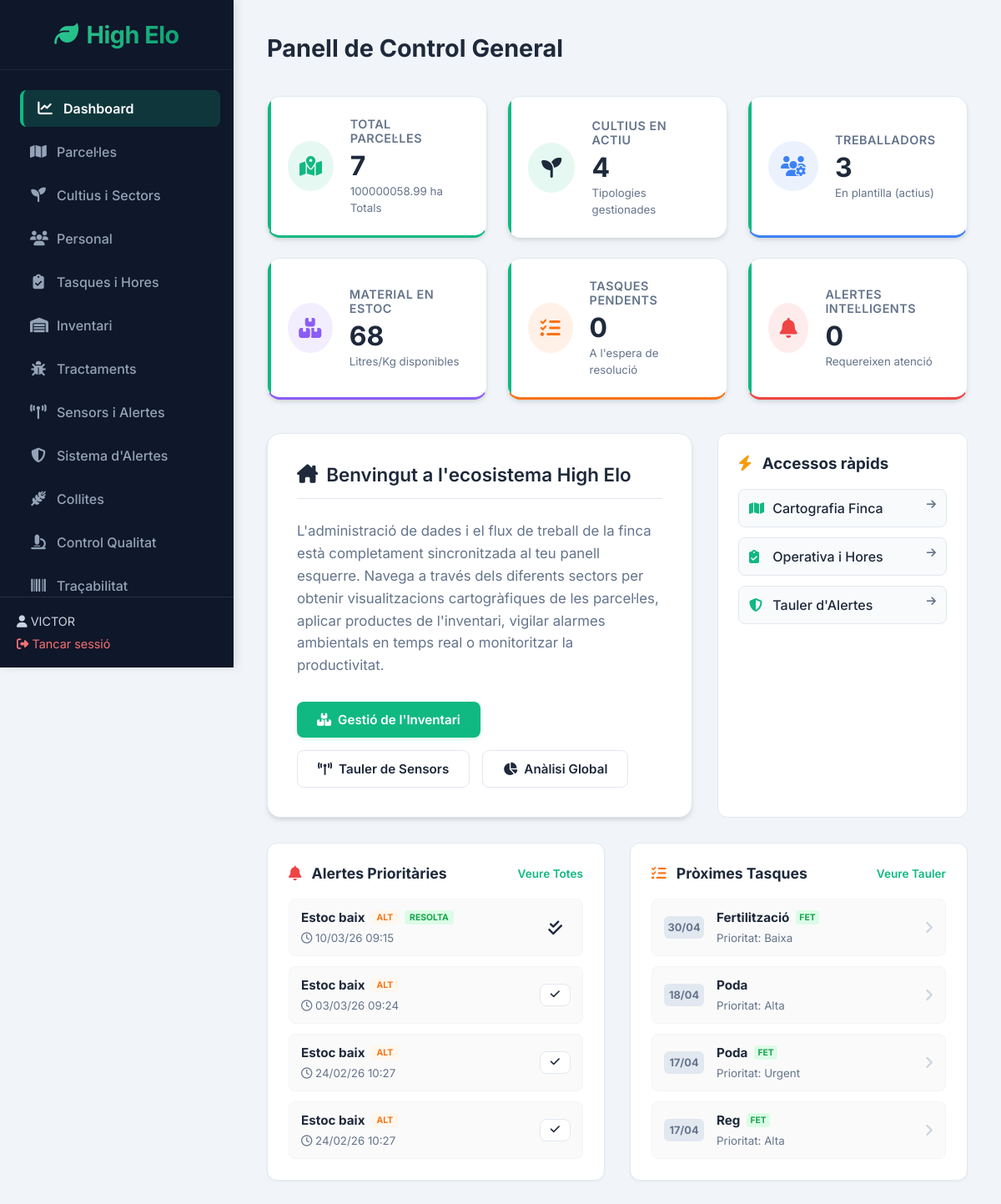
Screenshot of /index.php (signed in) with the database file from the repository.
### tables this page shows
CREATE TABLE `alerta` (
  `id_alerta` int(11) NOT NULL,
  `id_sector` int(11) DEFAULT NULL,
  `tipus_alerta` varchar(100) NOT NULL DEFAULT '',
  `data_generada` datetime NOT NULL DEFAULT current_timestamp(),
  `nivell_urgencia` enum('Baix','Mitjà','Alt','Crític') NOT NULL DEFAULT 'Mitjà',
  `missatge` text NOT NULL,
  `canal_notificacio` varchar(50) DEFAULT NULL,
  `estat` enum('Pendent','Vista','Resolta') NOT NULL DEFAULT 'Pendent',
  `id_usuari_destinatari` int(11) DEFAULT NULL
);

CREATE TABLE `tasques_gestio` (
  `id_tasca` int(11) NOT NULL,
  `tipus` varchar(80) NOT NULL,
  `parcela_id` int(11) DEFAULT NULL,
  `data_tasca` date NOT NULL,
  `durada_estimada` decimal(5,2) DEFAULT 0.00 COMMENT 'hores',
  `treballador_id` int(11) DEFAULT NULL,
  `descripcio` text DEFAULT NULL,
  `prioritat` enum('Baixa','Normal','Alta','Urgent') NOT NULL DEFAULT 'Normal',
  `estat` enum('Pendent','En curs','Completada','Cancel·lada') NOT NULL DEFAULT 'Pendent',
  `created_at` datetime NOT NULL DEFAULT current_timestamp()
);

### index.php (the view, shortened to what this page needs)
<?php
require_once 'config/db.php';
$p = $_GET['p'] ?? 'home';
include 'includes/header.php';
?>
        <?php if ($p === 'home'): ?>
            <div class="top-bar">
                <h2 class="page-title">Panell de Control General</h2>
            </div>
            <?php
            $q_pc = $conn->query("SELECT COUNT(*) as t FROM Parcel·la"); $pc = $q_pc ? $q_pc->fetch_assoc()['t'] : 0;
            $q_sup = $conn->query("SELECT SUM(superficie) as t FROM Parcel·la"); $sup = $q_sup ? round($q_sup->fetch_assoc()['t'], 2) : 0;
            $q_cu = $conn->query("SELECT COUNT(*) as t FROM Cultiu"); $cu = $q_cu ? $q_cu->fetch_assoc()['t'] : 0;
            $q_tr = $conn->query("SELECT COUNT(*) as t FROM Treballador WHERE actiu=1"); $tr = $q_tr ? $q_tr->fetch_assoc()['t'] : 0;
            $q_al = $conn->query("SELECT COUNT(*) as t FROM Alerta WHERE estat = 'Pendent'"); $al = $q_al ? $q_al->fetch_assoc()['t'] : 0;
            $q_es = $conn->query("SELECT SUM(quantitat) as t FROM Inventari"); $es = $q_es ? round($q_es->fetch_assoc()['t'], 2) : 0;
            $q_tq = $conn->query("SELECT COUNT(*) as t FROM Tasques_Gestio WHERE estat = 'Pendent'"); $tq = $q_tq ? $q_tq->fetch_assoc()['t'] : 0;
            ?>
            <div class="dashboard-grid" style="grid-template-columns: repeat(auto-fit, minmax(240px, 1fr));">
                <div class="kpi-card" style="border-bottom: 3px solid var(--primary);">
                    <div class="kpi-icon"><i class="fa-solid fa-map-location-dot"></i></div>
                    <div class="kpi-content">
                        <h3>Total Parcel·les</h3>
                        <p class="kpi-value"><?= $pc ?></p>
                        <small style="color:var(--text-muted);"><?= $sup ?> ha Totals</small>
                    </div>
                </div>
                <div class="kpi-card" style="border-bottom: 3px solid var(--success);">
                    <div class="kpi-icon" style="color:var(--success); background:rgba(16,185,129,0.1);"><i class="fa-solid fa-seedling"></i></div>
                    <div class="kpi-content">
                        <h3>Cultius en actiu</h3>
                        <p class="kpi-value"><?= $cu ?></p>
                        <small style="color:var(--text-muted);">Tipologies gestionades</small>
                    </div>
                </div>
                <div class="kpi-card" style="border-bottom: 3px solid var(--info);">
                    <div class="kpi-icon" style="color:var(--info); background:rgba(59,130,246,0.1);"><i class="fa-solid fa-users-gear"></i></div>
                    <div class="kpi-content">
                        <h3>Treballadors</h3>
                        <p class="kpi-value"><?= $tr ?></p>
                        <small style="color:var(--text-muted);">En plantilla (actius)</small>
                    </div>
                </div>
                <div class="kpi-card" style="border-bottom: 3px solid #8b5cf6;">
                    <div class="kpi-icon" style="color:#8b5cf6; background:rgba(139,92,246,0.1);"><i class="fa-solid fa-boxes-stacked"></i></div>
                    <div class="kpi-content">
                        <h3>Material en Estoc</h3>
                        <p class="kpi-value"><?= $es ?></p>
                        <small style="color:var(--text-muted);">Litres/Kg disponibles</small>
                    </div>
                </div>
                <div class="kpi-card" style="border-bottom: 3px solid #f97316;">
                    <div class="kpi-icon" style="color:#f97316; background:rgba(249,115,22,0.1);"><i class="fa-solid fa-list-check"></i></div>
                    <div class="kpi-content">
                        <h3>Tasques Pendents</h3>
                        <p class="kpi-value"><?= $tq ?></p>
                        <small style="color:var(--text-muted);">A l'espera de resolució</small>
                    </div>
                </div>
                <div class="kpi-card" style="border-bottom: 3px solid var(--danger);">
                    <div class="kpi-icon" style="color:var(--danger); background:rgba(239,68,68,0.1);"><i class="fa-solid fa-bell"></i></div>
                    <div class="kpi-content">
                        <h3>Alertes Intel·ligents</h3>
                        <p class="kpi-value"><?= $al ?></p>
                        <small style="color:var(--text-muted);">Requereixen atenció</small>
                    </div>
                </div>
            </div>
            <div style="display:flex; gap:30px; flex-wrap:wrap;">
                <div class="section" style="flex:2; min-width:400px; margin-bottom:0;">
                    <h2><i class="fa-solid fa-house-chimney"></i> Benvingut a l'ecosistema High Elo</h2>
                    <p style="color: var(--text-muted); line-height: 1.6; font-size: 1.05rem;">
                        L'administració de dades i el flux de treball de la finca està completament sincronitzada al teu panell esquerre.
                        Navega a través dels diferents sectors per obtenir visualitzacions cartogràfiques de les parcel·les, aplicar productes de l'inventari, vigilar alarmes ambientals en temps real o monitoritzar la productivitat.
                    </p>
                    <div style="margin-top: 30px; display:flex; gap:15px; flex-wrap:wrap;">
                        <a href="?p=inventari" class="btn"><i class="fa-solid fa-boxes-stacked"></i> Gestió de l'Inventari</a>
                        <a href="?p=sensors" class="btn" style="background: white; border: 1px solid var(--border-color); color: var(--text-main); box-shadow: none;"><i class="fa-solid fa-tower-broadcast"></i> Tauler de Sensors</a>
                        <a href="?p=dashboard" class="btn" style="background: white; border: 1px solid var(--border-color); color: var(--text-main); box-shadow: none;"><i class="fa-solid fa-chart-pie"></i> Anàlisi Global</a>
                    </div>
                </div>
                <div class="form-section" style="flex:1; min-width:300px; margin-bottom:0; background:#fff;">
                    <h3 style="margin-top:0;"><i class="fa-solid fa-bolt" style="color:#f59e0b; margin-right:8px;"></i> Accessos ràpids</h3>
                    <ul style="list-style:none; padding:0; margin:0; display:flex; flex-direction:column; gap:12px;">
                        <li><a href="?p=parceles" style="display:flex; justify-content:space-between; text-decoration:none; color:var(--text-main); padding:12px; border-radius:8px; background:#f8fafc; border:1px solid var(--border-color); font-weight:500; transition:all 0.2s;"><span><i class="fa-solid fa-map" style="width:24px; color:var(--primary);"></i> Cartografia Finca</span> <i class="fa-solid fa-arrow-right" style="color:var(--text-muted); font-size:0.8rem;"></i></a></li>
                        <li><a href="?p=tasques_hores" style="display:flex; justify-content:space-between; text-decoration:none; color:var(--text-main); padding:12px; border-radius:8px; background:#f8fafc; border:1px solid var(--border-color); font-weight:500; transition:all 0.2s;"><span><i class="fa-solid fa-clipboard-check" style="width:24px; color:var(--primary);"></i> Operativa i Hores</span> <i class="fa-solid fa-arrow-right" style="color:var(--text-muted); font-size:0.8rem;"></i></a></li>
                        <li><a href="?p=alertes" style="display:flex; justify-content:space-between; text-decoration:none; color:var(--text-main); padding:12px; border-radius:8px; background:#f8fafc; border:1px solid var(--border-color); font-weight:500; transition:all 0.2s;"><span><i class="fa-solid fa-shield-halved" style="width:24px; color:var(--primary);"></i> Tauler d'Alertes</span> <i class="fa-solid fa-arrow-right" style="color:var(--text-muted); font-size:0.8rem;"></i></a></li>
                    </ul>
                </div>
            </div>
            <?php
            $alertes_q = $conn->query("
                SELECT id_alerta, tipus_alerta, nivell_urgencia, data_generada, estat
                FROM Alerta
                ORDER BY data_generada DESC
                LIMIT 5
            ");
            $tasques_q = $conn->query("
                SELECT id_tasca, tipus, prioritat, data_tasca, treballador_id, estat
                FROM Tasques_Gestio
                ORDER BY data_tasca DESC
                LIMIT 5
            ");
            ?>
            <div style="display:flex; gap:30px; flex-wrap:wrap; margin-top:30px;">
                <div class="form-section" style="flex:1; min-width:350px; margin-bottom:0; background:#fff; padding:25px; display:flex; flex-direction:column; box-shadow:0 1px 3px rgba(0,0,0,0.05);">
                    <div style="display:flex; justify-content:space-between; align-items:center; margin-bottom:20px;">
                        <h3 style="margin:0; font-size:1.1rem;"><i class="fa-solid fa-bell" style="color:var(--danger); margin-right:8px;"></i> Alertes Prioritàries</h3>
                        <a href="?p=alertes" style="font-size:0.85rem; color:var(--primary); font-weight:600; text-decoration:none;">Veure Totes</a>
                    </div>
                    <?php if($alertes_q && $alertes_q->num_rows > 0): ?>
                        <div style="display:flex; flex-direction:column; gap:12px;">
                        <?php while($a = $alertes_q->fetch_assoc()):
                            $bg = '#f1f5f9'; $c = '#64748b';
                            if($a['nivell_urgencia']=='Crític') { $bg='#fef2f2'; $c='#ef4444'; }
                            else if($a['nivell_urgencia']=='Alt') { $bg='#fff7ed'; $c='#f97316'; }
                            else if($a['nivell_urgencia']=='Mitjà') { $bg='#fefce8'; $c='#eab308'; }
                        ?>
                            <div style="display:flex; justify-content:space-between; align-items:center; padding:12px 14px; border-radius:8px; border:1px solid #f1f5f9; background:#fafafa; transition:all 0.2s;">
                                <div>
                                    <h4 style="margin:0 0 4px 0; font-size:0.95rem; display:flex; align-items:center; gap:8px;">
                                        <?= htmlspecialchars($a['tipus_alerta']) ?>
                                        <span style="font-size:0.65rem; padding:2px 6px; border-radius:4px; font-weight:700; background:<?= $bg ?>; color:<?= $c ?>;"><?= mb_strtoupper($a['nivell_urgencia']) ?></span>
                                        <?php if($a['estat'] === 'Resolta'): ?>
                                            <span style="font-size:0.65rem; padding:2px 6px; border-radius:4px; font-weight:700; background:#dcfce7; color:#16a34a;">RESOLTA</span>
                                        <?php endif; ?>
                                    </h4>
                                    <small style="color:var(--text-muted);"><i class="fa-regular fa-clock"></i> <?= date('d/m/y H:i', strtotime($a['data_generada'])) ?></small>
                                </div>
                                <?php if($a['estat'] !== 'Resolta'): ?>
                                    <a href="?resoldre_alerta=1&id=<?= $a['id_alerta'] ?>&p=home" title="Marcar com a resolta" class="btn" style="padding:6px 12px; font-size:0.8rem; background:white; color:var(--text-main); border:1px solid #e2e8f0; box-shadow:none;"><i class="fa-solid fa-check" style="color:var(--success);"></i></a>
                                <?php else: ?>
                                    <i class="fa-solid fa-check-double" style="color:var(--success); font-size:1.2rem; margin-right:10px;"></i>
                                <?php endif; ?>
                            </div>
                        <?php endwhile; ?>
                        </div>
                    <?php endif; ?>
                </div>
                <div class="form-section" style="flex:1; min-width:350px; margin-bottom:0; background:#fff; padding:25px; display:flex; flex-direction:column; box-shadow:0 1px 3px rgba(0,0,0,0.05);">
                    <div style="display:flex; justify-content:space-between; align-items:center; margin-bottom:20px;">
                        <h3 style="margin:0; font-size:1.1rem;"><i class="fa-solid fa-list-check" style="color:#f97316; margin-right:8px;"></i> Pròximes Tasques</h3>
                        <a href="?p=tasques_hores" style="font-size:0.85rem; color:var(--primary); font-weight:600; text-decoration:none;">Veure Tauler</a>
                    </div>
                    <?php if($tasques_q && $tasques_q->num_rows > 0): ?>
                        <div style="display:flex; flex-direction:column; gap:12px;">
                        <?php while($tq = $tasques_q->fetch_assoc()):
                            $dt = date('d/m', strtotime($tq['data_tasca']));
                            $es_avui = ($tq['data_tasca'] == date('Y-m-d'));
                        ?>
                            <div style="display:flex; justify-content:space-between; align-items:center; padding:12px 14px; border-radius:8px; border:1px solid <?= $es_avui ? '#bbf7d0' : '#f1f5f9' ?>; background:<?= $es_avui ? '#f0fdf4' : '#fafafa' ?>; transition:all 0.2s;">
                                <div style="display:flex; align-items:center; gap:15px;">
                                    <div style="background:<?= $es_avui ? '#10b981' : '#e2e8f0' ?>; color:<?= $es_avui ? '#fff' : 'var(--text-muted)' ?>; font-weight:700; font-size:0.8rem; padding:6px 0; border-radius:6px; text-align:center; min-width:48px;">
                                        <?= $es_avui ? 'AVUI' : $dt ?>
                                    </div>
                                    <div>
                                        <h4 style="margin:0 0 4px 0; font-size:0.95rem; color:var(--text-main); display:flex; align-items:center; gap:8px;">
                                            <?= htmlspecialchars($tq['tipus']) ?>
                                            <?php if(isset($tq['estat']) && $tq['estat'] === 'Completada'): ?>
                                                <span style="font-size:0.65rem; padding:2px 4px; border-radius:4px; background:#dcfce7; color:#16a34a; font-weight:bold;">FET</span>
                                            <?php endif; ?>
                                        </h4>
                                        <small style="color:var(--text-muted);">Prioritat: <?= $tq['prioritat'] ?></small>
                                    </div>
                                </div>
                                <a href="?p=tasques_hores" style="color:#cbd5e1; font-size:1.1rem;"><i class="fa-solid fa-angle-right"></i></a>
                            </div>
                        <?php endwhile; ?>
                        </div>
                    <?php endif; ?>
                </div>
            </div>
        <?php endif; ?>
<?php
include 'includes/footer.php';
?>

### rows the page displays
alerta: tipus_alerta "Estoc baix", nivell_urgencia "ALT", estat "RESOLTA", data_generada "10/03/26 09:15"
alerta: tipus_alerta "Estoc baix", nivell_urgencia "ALT", data_generada "03/03/26 09:24"
alerta: tipus_alerta "Estoc baix", nivell_urgencia "ALT", data_generada "24/02/26 10:27"
alerta: tipus_alerta "Estoc baix", nivell_urgencia "ALT", data_generada "24/02/26 10:27"
tasques_gestio: data_tasca "30/04", tipus "Fertilització", estat "FET", prioritat "Baixa"
tasques_gestio: data_tasca "18/04", tipus "Poda", prioritat "Alta"
tasques_gestio: data_tasca "17/04", tipus "Poda", estat "FET", prioritat "Urgent"
tasques_gestio: data_tasca "17/04", tipus "Reg", estat "FET", prioritat "Alta"

### other values shown
$_SESSION['usuari_nom'] "VICTOR"
$pc "7"
$sup "100000058.99"
$cu "4"
$tr "3"
$es "68"
$tq "0"
$al "0"
